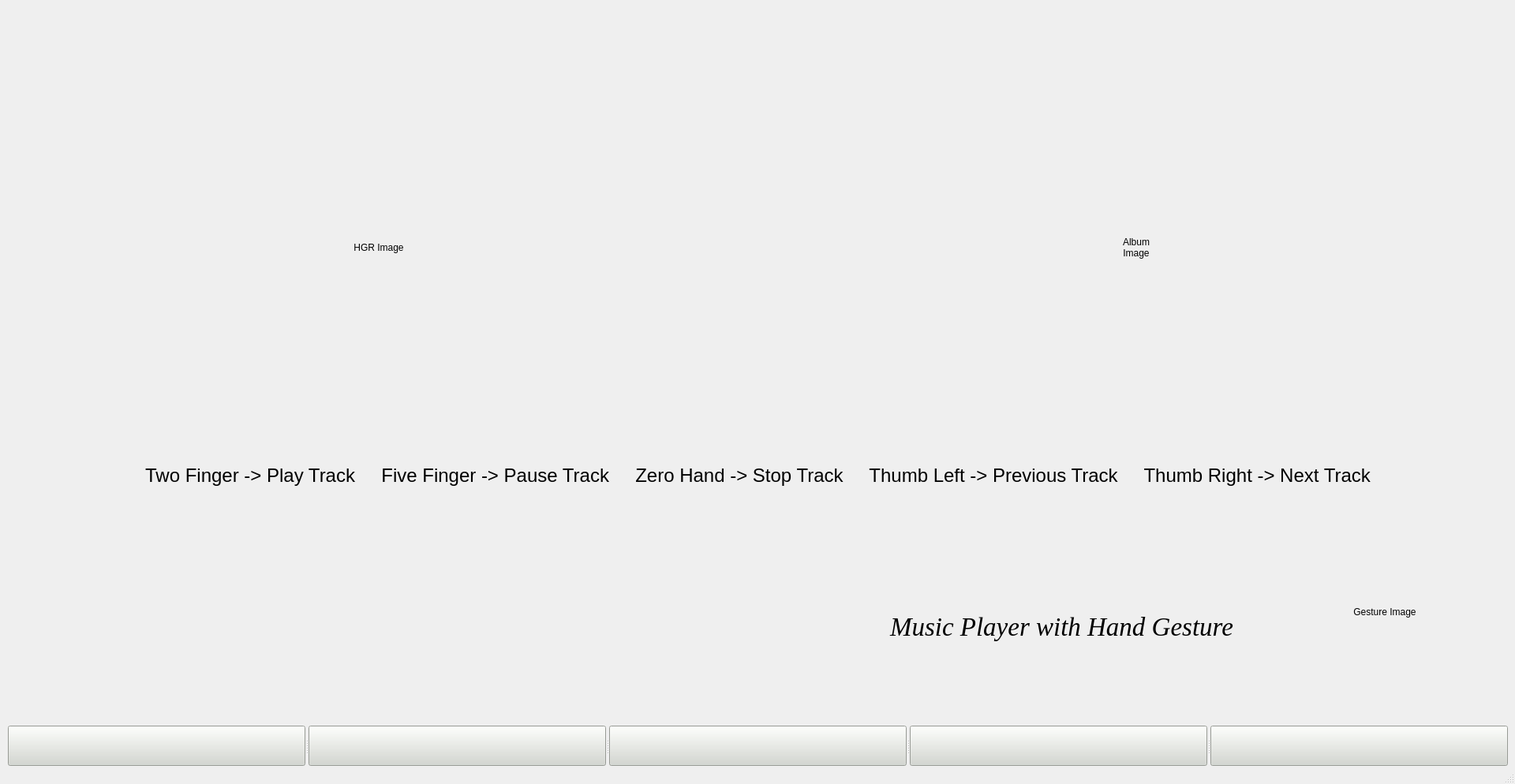
<?xml version="1.0" encoding="UTF-8"?>
<ui version="4.0">
 <class>MainWindow</class>
 <widget class="QMainWindow" name="MainWindow">
  <property name="geometry">
   <rect>
    <x>0</x>
    <y>0</y>
    <width>1920</width>
    <height>994</height>
   </rect>
  </property>
  <property name="windowTitle">
   <string>MainWindow</string>
  </property>
  <property name="styleSheet">
   <string notr="true"/>
  </property>
  <widget class="QWidget" name="centralWidget">
   <widget class="QTextEdit" name="textEdit">
    <property name="geometry">
     <rect>
      <x>0</x>
      <y>584</y>
      <width>1921</width>
      <height>51</height>
     </rect>
    </property>
    <property name="styleSheet">
     <string notr="true">background-color: rgba(255, 255, 255, 0);
font: 20pt &quot;Ubuntu&quot;;</string>
    </property>
    <property name="html">
     <string>&lt;!DOCTYPE HTML PUBLIC &quot;-//W3C//DTD HTML 4.0//EN&quot; &quot;http://www.w3.org/TR/REC-html40/strict.dtd&quot;&gt;
&lt;html&gt;&lt;head&gt;&lt;meta name=&quot;qrichtext&quot; content=&quot;1&quot; /&gt;&lt;style type=&quot;text/css&quot;&gt;
p, li { white-space: pre-wrap; }
&lt;/style&gt;&lt;/head&gt;&lt;body style=&quot; font-family:'Ubuntu'; font-size:20pt; font-weight:400; font-style:normal;&quot;&gt;
&lt;p align=&quot;center&quot; style=&quot; margin-top:0px; margin-bottom:0px; margin-left:0px; margin-right:0px; -qt-block-indent:0; text-indent:0px;&quot;&gt;&lt;span style=&quot; font-size:18pt;&quot;&gt;Two Finger -&amp;gt; Play Track     Five Finger -&amp;gt; Pause Track     Zero Hand -&amp;gt; Stop Track     Thumb Left -&amp;gt; Previous Track     Thumb Right -&amp;gt; Next Track&lt;/span&gt;&lt;/p&gt;&lt;/body&gt;&lt;/html&gt;</string>
    </property>
   </widget>
   <widget class="QLabel" name="HGR_I">
    <property name="geometry">
     <rect>
      <x>0</x>
      <y>44</y>
      <width>960</width>
      <height>540</height>
     </rect>
    </property>
    <property name="styleSheet">
     <string notr="true">font: italic 36pt &quot;Liberation Serif&quot;;
background-color: rgba(255, 255, 255, 0);</string>
    </property>
    <property name="text">
     <string>HGR Image</string>
    </property>
    <property name="alignment">
     <set>Qt::AlignCenter</set>
    </property>
   </widget>
   <widget class="QLabel" name="print">
    <property name="geometry">
     <rect>
      <x>1590</x>
      <y>635</y>
      <width>330</width>
      <height>281</height>
     </rect>
    </property>
    <property name="styleSheet">
     <string notr="true">font: italic 36pt &quot;Liberation Serif&quot;;
background-color: rgba(255, 255, 255, 0);</string>
    </property>
    <property name="text">
     <string>Gesture Image</string>
    </property>
    <property name="alignment">
     <set>Qt::AlignCenter</set>
    </property>
   </widget>
   <widget class="QListWidget" name="list">
    <property name="geometry">
     <rect>
      <x>0</x>
      <y>635</y>
      <width>1091</width>
      <height>281</height>
     </rect>
    </property>
    <property name="styleSheet">
     <string notr="true">background-color: rgba(255, 255, 255, 0);</string>
    </property>
   </widget>
   <widget class="QLabel" name="album">
    <property name="geometry">
     <rect>
      <x>960</x>
      <y>44</y>
      <width>960</width>
      <height>540</height>
     </rect>
    </property>
    <property name="styleSheet">
     <string notr="true">font: italic 36pt &quot;Liberation Serif&quot;;
background-color: rgba(255, 255, 255, 0);</string>
    </property>
    <property name="text">
     <string>Album
Image</string>
    </property>
    <property name="alignment">
     <set>Qt::AlignCenter</set>
    </property>
   </widget>
   <widget class="QSplitter" name="splitter">
    <property name="geometry">
     <rect>
      <x>10</x>
      <y>920</y>
      <width>1901</width>
      <height>51</height>
     </rect>
    </property>
    <property name="orientation">
     <enum>Qt::Horizontal</enum>
    </property>
    <widget class="QPushButton" name="previous_2">
     <property name="styleSheet">
      <string notr="true">background-color: rgb(211, 215, 207);</string>
     </property>
     <property name="text">
      <string/>
     </property>
     <property name="icon">
      <iconset resource="icon.qrc">
       <normaloff>:/icon/ps.png</normaloff>:/icon/ps.png</iconset>
     </property>
     <property name="iconSize">
      <size>
       <width>50</width>
       <height>50</height>
      </size>
     </property>
    </widget>
    <widget class="QPushButton" name="play_2">
     <property name="styleSheet">
      <string notr="true">background-color: rgb(211, 215, 207);</string>
     </property>
     <property name="text">
      <string/>
     </property>
     <property name="icon">
      <iconset resource="icon.qrc">
       <normaloff>:/icon/play.png</normaloff>:/icon/play.png</iconset>
     </property>
     <property name="iconSize">
      <size>
       <width>50</width>
       <height>50</height>
      </size>
     </property>
    </widget>
    <widget class="QPushButton" name="pause_2">
     <property name="styleSheet">
      <string notr="true">background-color: rgb(211, 215, 207);</string>
     </property>
     <property name="text">
      <string/>
     </property>
     <property name="icon">
      <iconset resource="icon.qrc">
       <normaloff>:/icon/pause.png</normaloff>:/icon/pause.png</iconset>
     </property>
     <property name="iconSize">
      <size>
       <width>50</width>
       <height>50</height>
      </size>
     </property>
    </widget>
    <widget class="QPushButton" name="stop_2">
     <property name="styleSheet">
      <string notr="true">background-color: rgb(211, 215, 207);</string>
     </property>
     <property name="text">
      <string/>
     </property>
     <property name="icon">
      <iconset resource="icon.qrc">
       <normaloff>:/icon/stop.png</normaloff>:/icon/stop.png</iconset>
     </property>
     <property name="iconSize">
      <size>
       <width>50</width>
       <height>50</height>
      </size>
     </property>
    </widget>
    <widget class="QPushButton" name="next_2">
     <property name="styleSheet">
      <string notr="true">background-color: rgb(211, 215, 207);</string>
     </property>
     <property name="text">
      <string/>
     </property>
     <property name="icon">
      <iconset resource="icon.qrc">
       <normaloff>:/icon/ns.png</normaloff>:/icon/ns.png</iconset>
     </property>
     <property name="iconSize">
      <size>
       <width>50</width>
       <height>50</height>
      </size>
     </property>
    </widget>
   </widget>
   <widget class="QLabel" name="label">
    <property name="geometry">
     <rect>
      <x>1100</x>
      <y>635</y>
      <width>491</width>
      <height>281</height>
     </rect>
    </property>
    <property name="font">
     <font>
      <family>Liberation Serif</family>
      <pointsize>25</pointsize>
      <weight>50</weight>
      <italic>true</italic>
      <bold>false</bold>
     </font>
    </property>
    <property name="styleSheet">
     <string notr="true">font: italic 25pt &quot;Liberation Serif&quot;;
background-color: rgba(255, 255, 255, 0);</string>
    </property>
    <property name="text">
     <string>&lt;CI&gt;
Music Player with Hand Gesture</string>
    </property>
    <property name="alignment">
     <set>Qt::AlignCenter</set>
    </property>
   </widget>
   <widget class="QLabel" name="label_2">
    <property name="geometry">
     <rect>
      <x>300</x>
      <y>4</y>
      <width>361</width>
      <height>31</height>
     </rect>
    </property>
    <property name="font">
     <font>
      <family>Liberation Serif</family>
      <pointsize>15</pointsize>
      <weight>50</weight>
      <italic>true</italic>
      <bold>false</bold>
     </font>
    </property>
    <property name="styleSheet">
     <string notr="true">image: url(:/icon/CI.png);
background-color: rgba(255, 255, 255, 0);</string>
    </property>
    <property name="text">
     <string/>
    </property>
    <property name="alignment">
     <set>Qt::AlignCenter</set>
    </property>
   </widget>
   <widget class="QLabel" name="album_2">
    <property name="geometry">
     <rect>
      <x>1779</x>
      <y>0</y>
      <width>141</width>
      <height>141</height>
     </rect>
    </property>
    <property name="styleSheet">
     <string notr="true">background-image: url(:/icon/CI.jpg);</string>
    </property>
    <property name="text">
     <string/>
    </property>
    <property name="alignment">
     <set>Qt::AlignCenter</set>
    </property>
   </widget>
  </widget>
  <widget class="QStatusBar" name="statusBar"/>
  <action name="actionOpen">
   <property name="text">
    <string>Open</string>
   </property>
  </action>
  <action name="actionServer_start">
   <property name="text">
    <string>Server start</string>
   </property>
  </action>
  <action name="actionExit">
   <property name="text">
    <string>Exit</string>
   </property>
  </action>
 </widget>
 <layoutdefault spacing="6" margin="11"/>
 <resources>
  <include location="icon.qrc"/>
 </resources>
 <connections/>
</ui>
